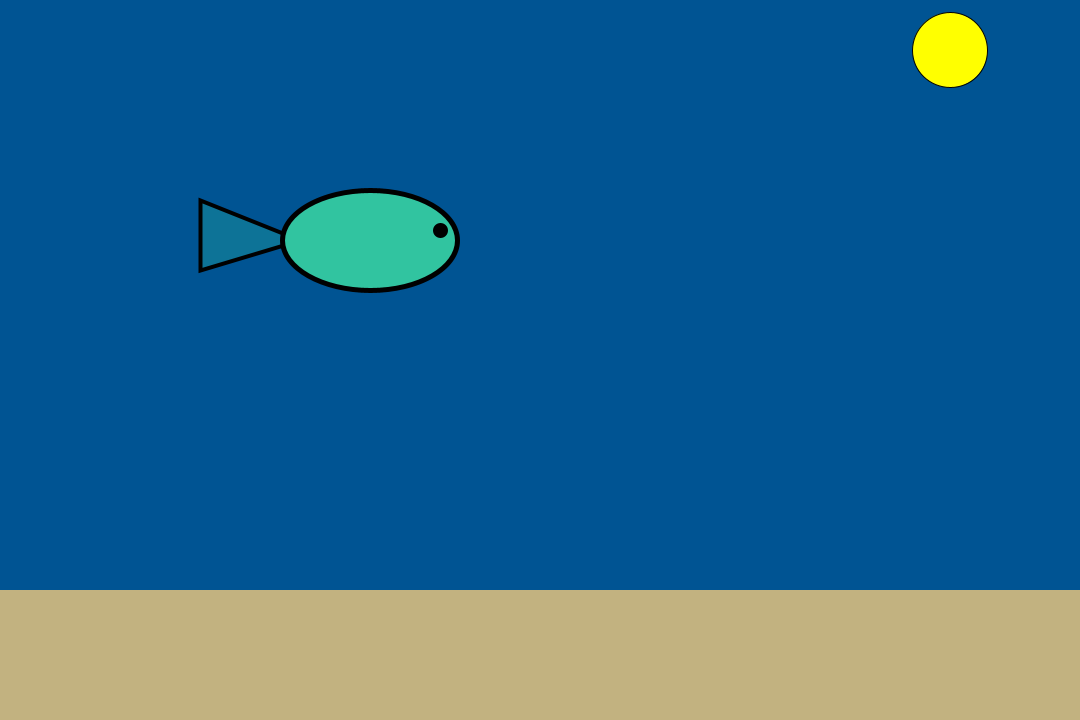
Frame 1 (no input)
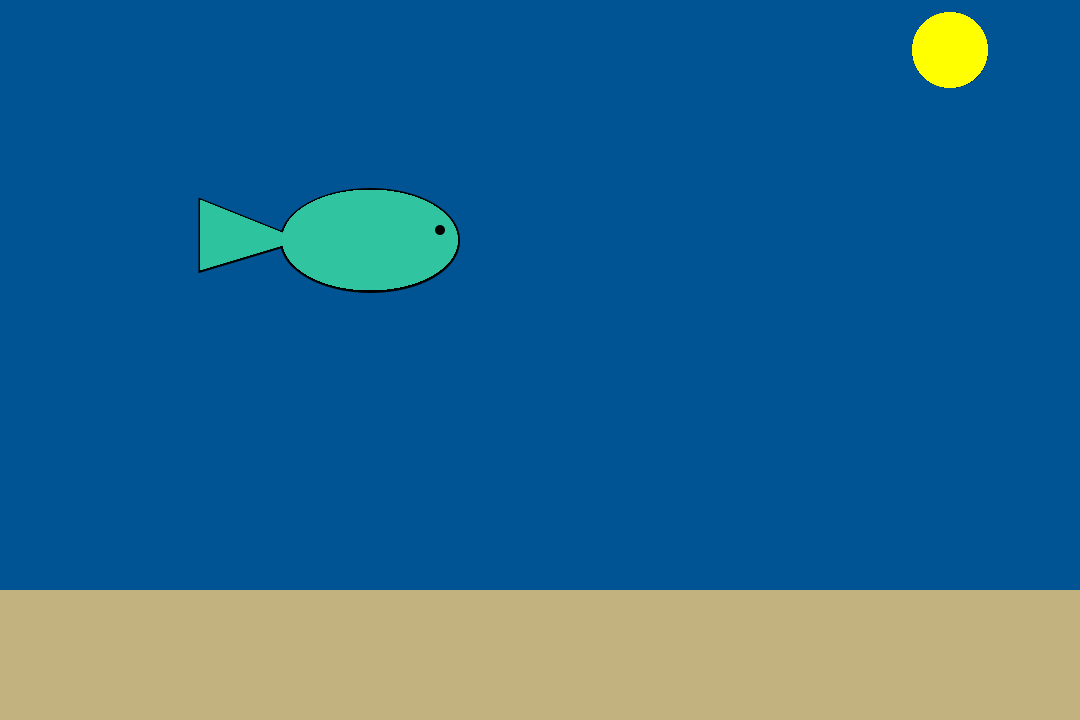
Frame 60 (the mouse pressed at the canvas centre just before this capture)
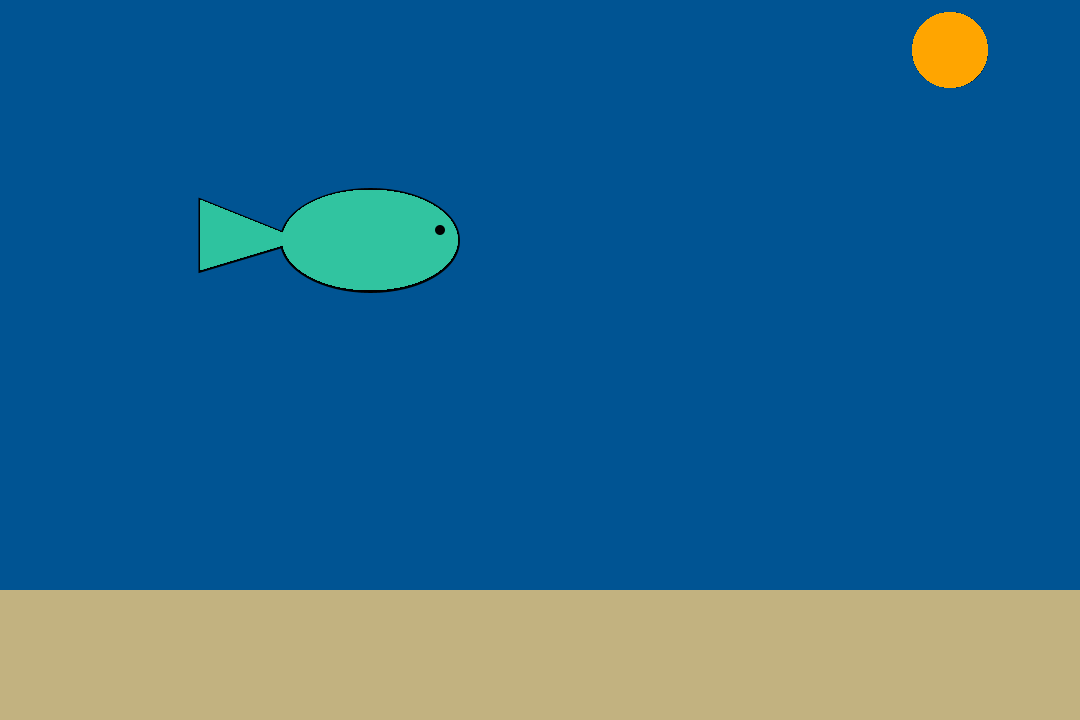
Frame 120 (the mouse held since frame 60 and released just before this capture)

The Processing sketch that drew these frames (run headless with seeded random() and noise(); from frame 60 on, the mouse is pressed at the canvas centre):

// Processing sketch: SS2_Ocean
// ── SS2_Ocean.pde
/*
In the Ocean - Stephany Pena
*/


//VARIABLES

int xCircle = 950;
int yCircle =50;
int rCircle = 75;


float r;
float g;
float b;


void setup(){
size(1080,720);
background(0,84,147);

}

void draw(){
  //TOP
   //SUN/MOON
   if(mouseX < 540 && mouseY< 200){
     //MAKES A FLASHING EFFECT
     //r = random(50,100);
     //g = random(5,100);
     //b = random(0,10);
     
     r= 255;
     g= 255;
     b= 0;
     fill(r,g,b);
     ellipse(xCircle,yCircle, rCircle,rCircle);
   }
   else if (mouseX >60 && mouseY > 300){
     r = 255;
     g = 165;
     b = 0;
     fill(r,g,b);
     ellipse(xCircle,yCircle, rCircle,rCircle);
   }else{
     r = 255;
     g = 255;
     b = 255;
     fill(r,g,b);
     ellipse(xCircle,yCircle, rCircle,rCircle);
   }
   
   //EXAMPLE FISH
   
   
   //TAIL
   fill(49,196,160, 70); 
   strokeWeight(4);
   triangle(300,240, 200,200 ,200,270);
   //BODY
   fill(49,196,160); 
   strokeWeight(5);
   //ellipse(170,240, 45,35); to make it with lotta fish for school purpose enlarge the fish
   ellipse(370,240, 175,100);
   //EYE
   
   fill(0,0,0); 
   ellipse(440,230, 10,10);
   
   
   
  
   
  //MIDDLE
  
  //BOTTOM
  
  //TREASURE CHEST 
  
  
  //OCEAN FLOOR
  fill(194, 178, 128);
  noStroke();
  rect(0,590, 1080,130);
  


}


//MOUSE PRESSED

void mousePressed(){
  //r = random(0,255);
  //g = random(0,255);
  //b= random(0,255);
  //fill(r, g, b);
  //ellipse(xCircle, yCircle, rCircle,rCircle);
  if (mouseX < 900 && mouseX > 600){
    r = random(0,255);
    g = random(0,255);
    b= random(0,255);
   fill(r,g,b, 70); 
   strokeWeight(4);
   triangle(740,360, 840,300 ,840,400);
   //BODY
   fill(r,g,b); 
   strokeWeight(5);
   //ellipse(170,240, 45,35); to make it with lotta fish for school purpose enlarge the fish
   ellipse(670,360, 175,100);
   //EYE
   
   fill(0,0,0); 
   ellipse(596,354, 10,10);
   
  
  
  }
  
}
